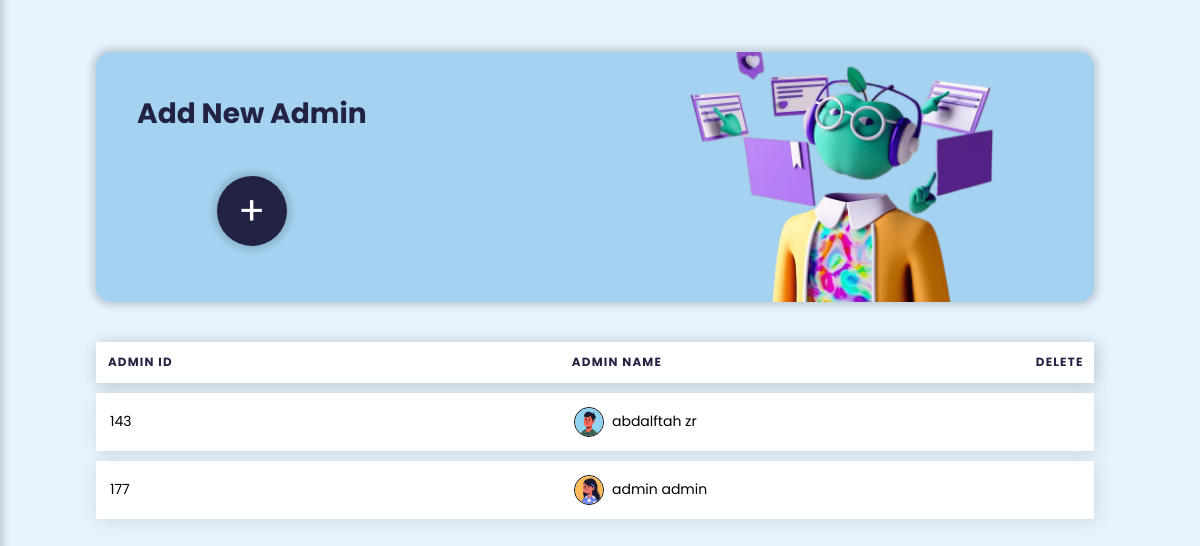
The page /UI/control_panel/admin_control_panel.php on the database its author committed.
### tables this page shows
CREATE TABLE IF NOT EXISTS `user` (
  `user_id` int(8) NOT NULL AUTO_INCREMENT,
  `full_name` varchar(50) NOT NULL,
  `password` varchar(225) NOT NULL,
  `u_img` varchar(225) DEFAULT NULL,
  `role` varchar(8) DEFAULT NULL,
  PRIMARY KEY (`user_id`)
);

### DataBase/db.php (called while the page is built, shortened)
<?php
require("Connection.php");
function executeQuery($sql,$data)
{
    global $conn;
    $pre=$conn->prepare($sql);
    $values=array_values($data);
    $types=str_repeat('s',count($values));
    $pre->bind_param($types, ...$values);
    $pre->execute();
    return $pre;
}
function selectAll($table,$condition=[])
{
    global $conn;
    $sql = "SELECT * FROM $table";
    if(empty($condition)){
        $pre = $conn->prepare($sql);
        $pre->execute();
        $records=$pre->get_result()->fetch_all(MYSQLI_ASSOC);
        return $records;
    }
    else{
        $c=0;
        foreach($condition as $key => $value){
            if ($c === 0) {
                $sql = $sql . " WHERE $key=?";
            } else {
                $sql=$sql . " AND $key=?";
            }
            $c++;
        }
        $pre = executeQuery($sql,$condition);
        $records=$pre->get_result()->fetch_all(MYSQLI_ASSOC);
        return $records;
    }
}

### UI/control_panel/admin_control_panel.php (the view, shortened to what this page needs)
<?php
$table="user";
$condition=["role"=>'admin'];
$admins=selectAll($table,$condition);
?>
<!DOCTYPE html>
<html lang="en">
    <head>
        <link rel="stylesheet" href="../../css/controlpanel_groups_teacher_student_files.css">
        <link rel="stylesheet" href="https://maxst.icons8.com/vue-static/landings/line-awesome/line-awesome/1.3.0/css/line-awesome.min.css">
    </head>
<body id="b-vlightblue">
<header class="main_icon">
</header>
<div class="main-content">
    <div class="header-box admin">
        <div class="header-box-content-table">
            <h2>Add New Admin</h2><br>
            <a href="<?php echo BASE_URL . '/UI/control_panel/create_admin.php' ?>">
                <button class="btn-create">+</button>
            </a>
        </div>
        <img class="file_image_3d" src="../../sources/image/admin_image_3d.png" >
    </div>
    <div class="table-box">
        <table class="table">
            <thead>
                <tr>
                    <th scope="col">Admin Id</th>
                    <th scope="col">Admin Name</th>
                    <th scope="col" width="70px">Delete</th>
                </tr>
            </thead>
            <tbody>
            <?php foreach($admins as $key => $admin):?>
                <tr id="<?php echo $admin['user_id'] ?>">
                    <td data-label="tr-id"><?php echo $admin['user_id'] ?></td>
                    <td data-label="tr-name"><img src="<?php echo BASE_URL . '/sources/image/' . $admin['u_img']; ?>" class="tab-img" style="width: 30px; height: 30px;border-radius:100%;"><?php echo $admin['full_name'] ?></td>
                    <td data-label="delete"><a  onclick="return confirmDelete()" href="admin_control_panel.php?deleteID=<?php echo $admin['user_id']; ?>"><i class="las la-trash-alt ticon delet"></i></a></td>
                </tr>
            <?php endforeach; ?>
            </tbody>
        </table>
    </div>
</div>
</body>
</html>

### css/controlpanel_groups_teacher_student_files.css (style rules this page uses)
:root { --darkblue:#2A3D6C ; --vdarkblue:#222242 ; --orange:#FFBA5F; --lightorange:#fcc680; --shadow1:rgba(17,17,26,0.1) 2px 2px 16px; --shadow2:0 0 0.375rem 0.25rem rgb(0 0 0 / 15%); --lightblue:#A4D2F0; --lightgreen:#D8E6D6; --vlightblue:#e5f3fe; --darkgreen:#53744A; --red:#D92A2A; }
* { padding: 0; margin: 0; text-decoration: none; list-style-type: none; box-sizing: border-box; font-family: "Poppins", sans-serif; }
body { overflow-x: hidden; }
a:is(:link,:active,:hover).active { font-weight: bolder; font-size: 18px; }
.main-content { margin-left:290px; width: calc(100vw - 290px); transition: margin-left 300ms; padding: 1rem 6rem; }
header { display: flex; align-items: center; }
.header-box { height: 250px; width: 99%; box-shadow: var(--shadow2); background: var(--lightblue); margin-top: 20px; border-radius: 15px; }
.header-box img { width: 420px; float: right; margin-right: 100px; }
.btn-create { border: none; border-radius: 100%; width: 70px; height: 70px; font-size: 40px; color: #FFFFFF; font-style: bold; background: var(--vdarkblue); box-shadow: var(--shadow2); transition : background-color 0.3s; }
@media only screen and (max-width:1334px) { .header-box img { margin-top: 0rem; margin-right: .3rem; width: 440px; } }
@media only screen and (max-width:1370px) { .header-box img { margin-top: 0rem; margin-right: .1rem; width: 400px; } }
@media only screen and (max-width:1280px) { .main-content { width: 100vw; margin-left: 0; } }
#b-vlightblue { background: var(--vlightblue); }
.header-box-content-table { float: left; padding:25px; }
.header-box-content-table { text-align: center; }
.header-box-content-table h2 { font-size: 28px; padding: 1rem; color: var(--vdarkblue); }
.table-box { width:99%; box-shadow: var(--shadow); margin-top: 30px; border-radius: 10px; float: left; }
table { border-collapse: separate; margin: 0; padding: 0; width: 100%; font-size: 14px; border-radius: 10px; table-layout: fixed; border-spacing: 0 10px; }
table tr { padding: .15em; margin-bottom: 10px; box-shadow: var(--shadow1); }
thead { box-shadow: var(--shadow1); color: var(--vdarkblue); }
table th,table td { padding: 1em; text-align: left; background: #FFFFFF; }
table th { font-size: .85em; letter-spacing: .1em; text-transform: uppercase; }
.tab-img { display: inline-block; width: 30px; height: 30px; vertical-align: middle; border: 1px solid #000; border-radius:100%; margin-right: 8px; }
.ticon { padding: 5px; background: var(--gray); border-radius: 4px; width: 15px; height: 15px; text-align: center; font-size: 20px; margin-left: 10px; }
.ticon.delet { color: var(--red); }
.header-box.admin { height: 250px; width: 99%; box-shadow: var(--shadow2); background: var(--lightblue); margin-top: 20px; border-radius: 15px; }
.header-box.admin img { width:auto; height: 250px; float: right; margin-right: 100px; }

### rows shown on the page
user: user_id "143", u_img (picture), full_name "abdalftah zr"
user: user_id "177", u_img (picture), full_name "admin admin"
